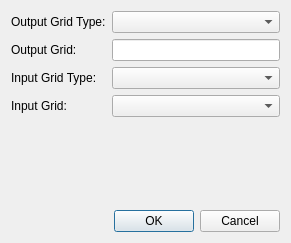
<?xml version="1.0" encoding="UTF-8"?>
<ui version="4.0">
 <class>ConvertGridDialog</class>
 <widget class="QDialog" name="ConvertGridDialog">
  <property name="geometry">
   <rect>
    <x>0</x>
    <y>0</y>
    <width>291</width>
    <height>243</height>
   </rect>
  </property>
  <property name="windowTitle">
   <string>Convert Grid Type</string>
  </property>
  <layout class="QVBoxLayout" name="verticalLayout">
   <item>
    <layout class="QGridLayout" name="gridLayout">
     <item row="0" column="0">
      <widget class="QLabel" name="label">
       <property name="text">
        <string>Output Grid Type:</string>
       </property>
      </widget>
     </item>
     <item row="0" column="1">
      <widget class="QComboBox" name="cbOutputType"/>
     </item>
     <item row="1" column="0">
      <widget class="QLabel" name="label_3">
       <property name="text">
        <string>Output Grid:</string>
       </property>
      </widget>
     </item>
     <item row="1" column="1">
      <widget class="QLineEdit" name="leOutputName"/>
     </item>
     <item row="2" column="0">
      <widget class="QLabel" name="label_2">
       <property name="text">
        <string>Input Grid Type:</string>
       </property>
      </widget>
     </item>
     <item row="2" column="1">
      <widget class="QComboBox" name="cbInputType"/>
     </item>
     <item row="3" column="0">
      <widget class="QLabel" name="label_4">
       <property name="text">
        <string>Input Grid:</string>
       </property>
      </widget>
     </item>
     <item row="3" column="1">
      <widget class="QComboBox" name="cbInputName"/>
     </item>
    </layout>
   </item>
   <item>
    <spacer name="verticalSpacer">
     <property name="orientation">
      <enum>Qt::Vertical</enum>
     </property>
     <property name="sizeHint" stdset="0">
      <size>
       <width>20</width>
       <height>40</height>
      </size>
     </property>
    </spacer>
   </item>
   <item>
    <widget class="QDialogButtonBox" name="buttonBox">
     <property name="orientation">
      <enum>Qt::Horizontal</enum>
     </property>
     <property name="standardButtons">
      <set>QDialogButtonBox::Cancel|QDialogButtonBox::Ok</set>
     </property>
    </widget>
   </item>
  </layout>
 </widget>
 <resources/>
 <connections>
  <connection>
   <sender>buttonBox</sender>
   <signal>accepted()</signal>
   <receiver>ConvertGridDialog</receiver>
   <slot>accept()</slot>
   <hints>
    <hint type="sourcelabel">
     <x>248</x>
     <y>254</y>
    </hint>
    <hint type="destinationlabel">
     <x>157</x>
     <y>274</y>
    </hint>
   </hints>
  </connection>
  <connection>
   <sender>buttonBox</sender>
   <signal>rejected()</signal>
   <receiver>ConvertGridDialog</receiver>
   <slot>reject()</slot>
   <hints>
    <hint type="sourcelabel">
     <x>316</x>
     <y>260</y>
    </hint>
    <hint type="destinationlabel">
     <x>286</x>
     <y>274</y>
    </hint>
   </hints>
  </connection>
 </connections>
</ui>
